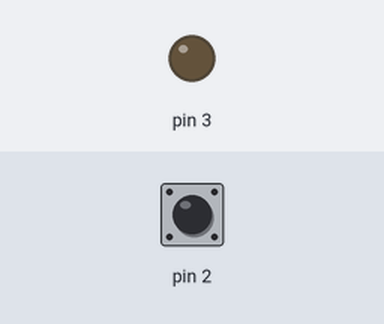
The sketch below on a simulated Arduino Uno, built with avr-gcc and run on an emulated ATmega328P. On the bench: output pins drawn as LEDs (lit = HIGH). Inputs (shaded band) come from the test bench; at power-on: pin 2 HIGH.

Above: at 1.2 s.
1.3 s: pin 2 pulled LOW for 0.15 s
At 1.37 s:
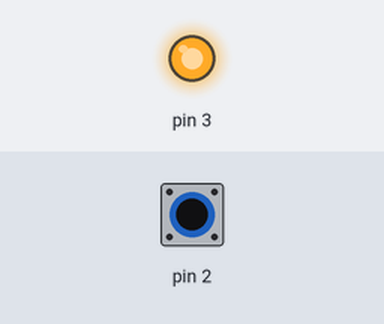
2.9 s: pin 2 pulled LOW for 3.2 s
At 6.7 s:
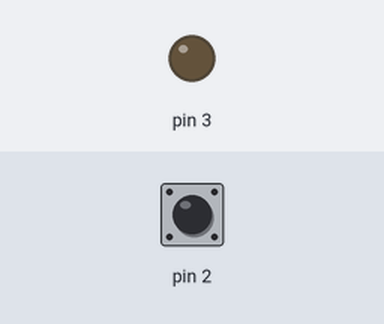
Timing chart, 0 to 8.2 s (numbered marks = the images above; inputs shaded):
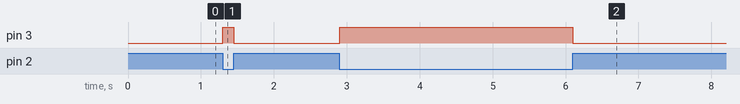

Measured:
- after the input at 1.3 s, pin 3: LOW → HIGH at once, → LOW 0.15 s later
- after the input at 2.9 s, pin 3: LOW → HIGH at once, → LOW 3.2 s later

The sketch:

_03_ledWithButton.ino
```cpp
int tombol;
int aktif = 0;

void setup()
{
  pinMode(2, INPUT_PULLUP);
  pinMode(3, OUTPUT);
}

void loop()
{
  tombol = digitalRead(2);
  if (tombol == aktif) {
    digitalWrite(3, HIGH);
  } else {
    digitalWrite(3, LOW);
  }
  delay(50);
}
```
